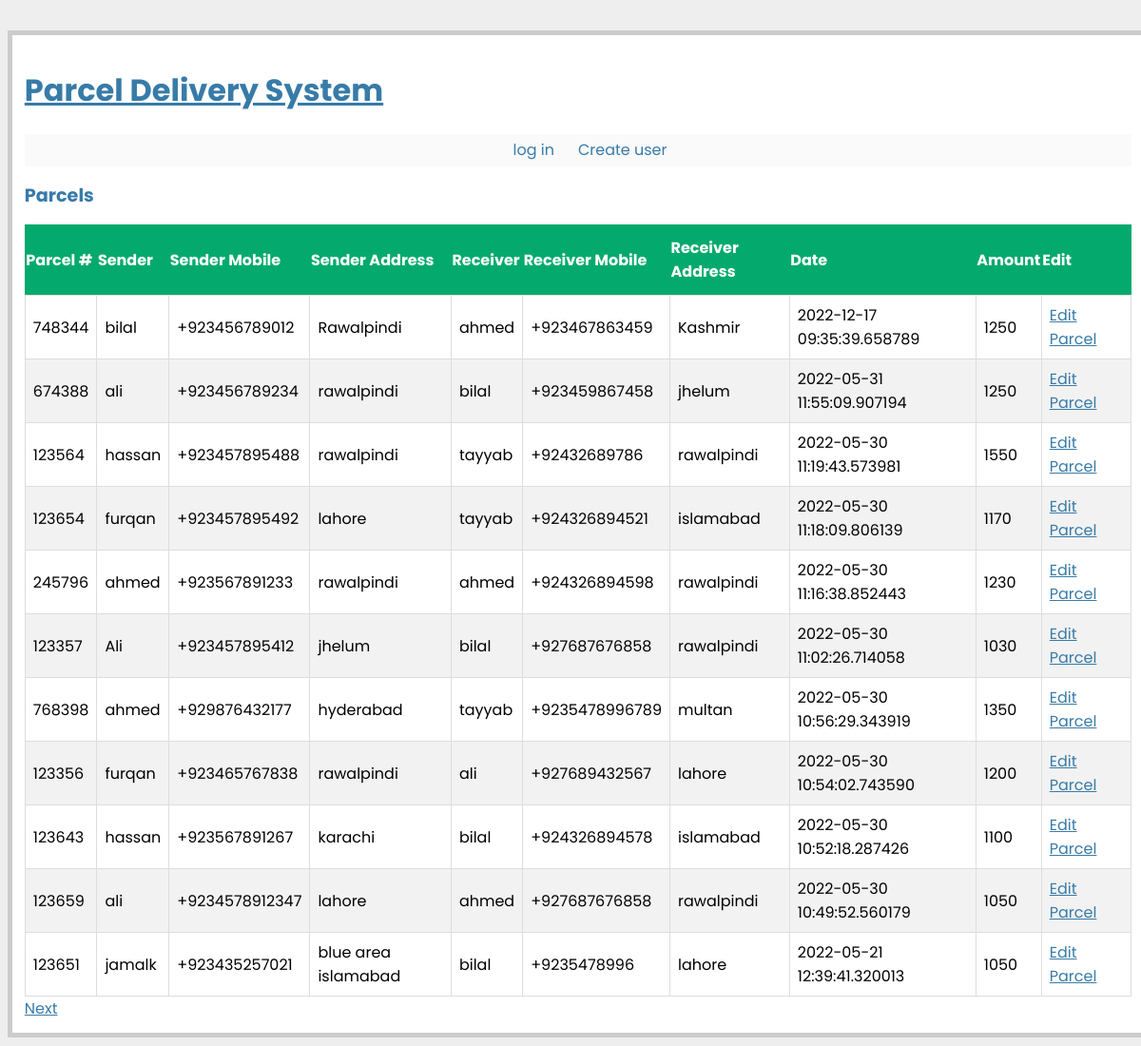
The app's page /parcels/, older data.
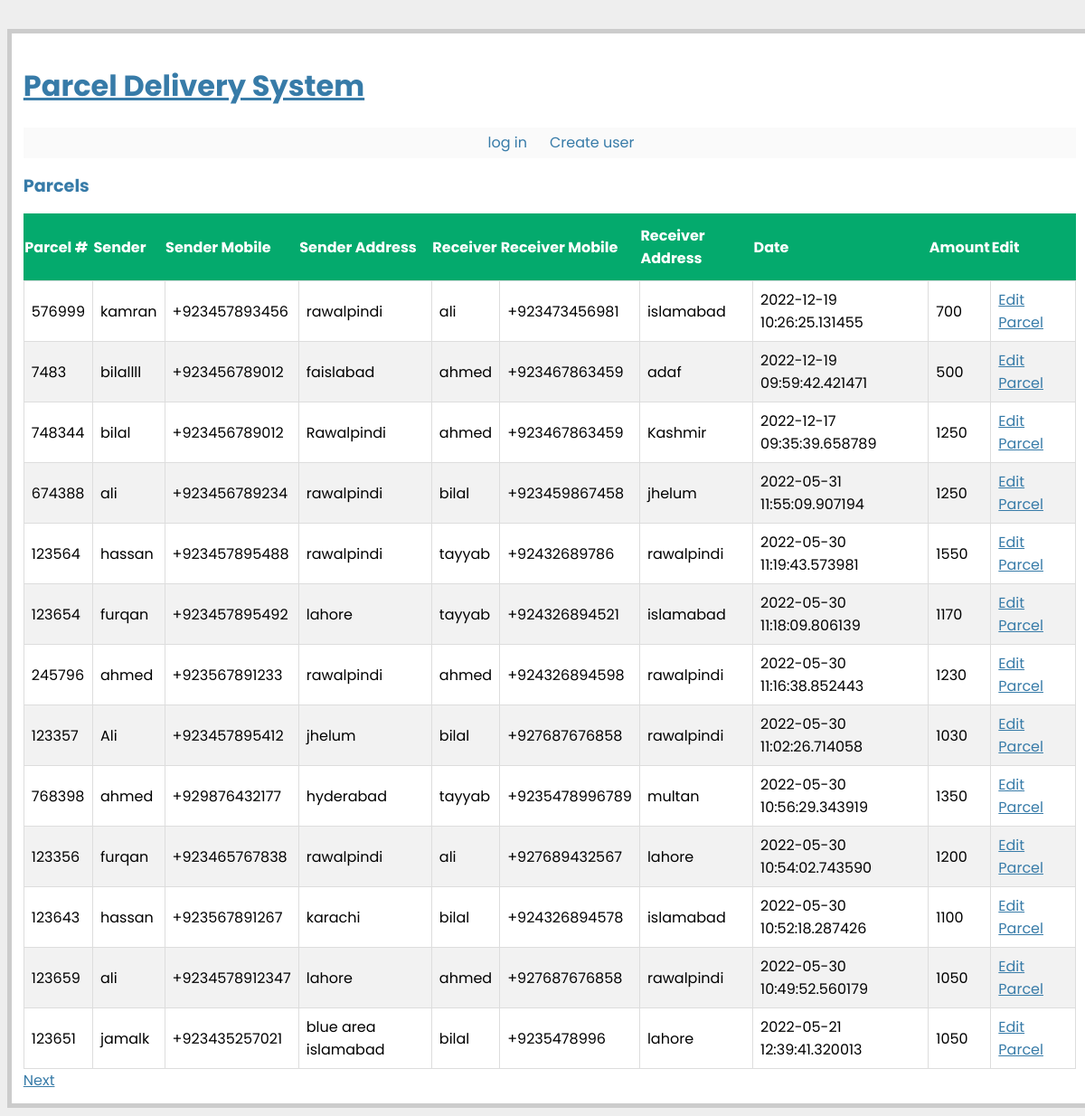
The same page, newer data.
### app.py (models this page shows, shortened)
class BaseModel(Model):
    class Meta:
        database = database

class Parcel(BaseModel):
    user = ForeignKeyField(User, backref='parcels')
    parcelnumber = TextField()
    sendername = TextField()
    sendermobilenumber = TextField()
    senderaddress = TextField()
    receivername = TextField()
    receivermobilenumber = TextField()
    receiveraddress = TextField()
    parcelweight = DecimalField()
    amount = DecimalField()
    pub_date = DateTimeField()
    destination_branch = IntegerField()
    is_received_at_destination = BitField()
    is_delivered_to_receiever = BitField()

### app.py (the view)
@app.route('/parcels/')
def parcels():
    parcels = Parcel.select().order_by(Parcel.pub_date.desc())
    return object_list('parcels.html', parcels, 'parcel_list')

### app.py (called while the page is built)
def get_current_user():
    if session.get('logged_in'):
        return User.get(User.id == session['user_id'])

def object_list(template_name, qr, var_name='object_list', **kwargs):
    kwargs.update(
        page=int(request.args.get('page', 1)),
        pages=qr.count() / 4 + 1)
    kwargs[var_name] = qr.paginate(kwargs['page'])
    return render_template(template_name, **kwargs)

@app.before_request
def before_request():
    g.db = database
    g.db.connect(reuse_if_open=True)

@app.after_request
def after_request(response):
    g.db.close()
    return response

@app.context_processor
def _inject_user():
    return {'current_user': get_current_user()}

### templates/parcels.html
{% extends "layout.html" %}
{% block body %}
  <h2>Parcels</h2>
<table id="parcels">
    <thead>
    <tr>
        <th>Parcel #</th>
        <th>Sender</th>
        <th>Sender Mobile</th>
        <th>Sender Address</th>
        <th>Receiver</th>
       <th>Receiver Mobile</th>
        <th>Receiver Address</th>
         <th>Date</th>
       <th>Amount</th>
        <th>Edit</th>
    </tr>
    </thead>
    <tbody>
    {% for parcel in parcel_list %}
      {% include "includes/parcel.html" %}
    {% endfor %}
      </tbody>
</table>
  {% include "includes/pagination.html" %}
{% endblock %}

### templates/includes/parcel.html
<tr>
 <td class="parcel-content">{{ parcel.parcelnumber }}</td>
 <td class="parcel-content">{{ parcel.sendername }}</td>
 <td class="parcel-content">{{ parcel.sendermobilenumber }}</td>
 <td class="parcel-content">{{ parcel.senderaddress }}</td>
 <td class="parcel-content">{{ parcel.receivername }}</td>
 <td class="parcel-content">{{ parcel.receivermobilenumber }}</td>
 <td class="parcel-content">{{ parcel.receiveraddress }}</td>
 <td class="parcel-content">{{ parcel.pub_date|urlize }}</td>
<td class="parcel-content">{{ parcel.amount }}</td>
  <td class="parcel-content">
    <a class="avatar" href="{{ url_for('editparcel' , id=parcel.id) }}">
    Edit Parcel
    </a>
  </td>
</tr>

Row changes from the older to the newer data that the page shows:
added Parcel: parcelnumber "576999", sendername "kamran", sendermobilenumber "+923457893456", senderaddress "rawalpindi", receivername "ali", receivermobilenumber "+923473456981", receiveraddress "islamabad", pub_date "2022-12-19 10:26:25.131455", amount "700"
added Parcel: parcelnumber "7483", sendername "bilallll", sendermobilenumber "+923456789012", senderaddress "faislabad", receivername "ahmed", receivermobilenumber "+923467863459", receiveraddress "adaf", pub_date "2022-12-19 09:59:42.421471", amount "500"
